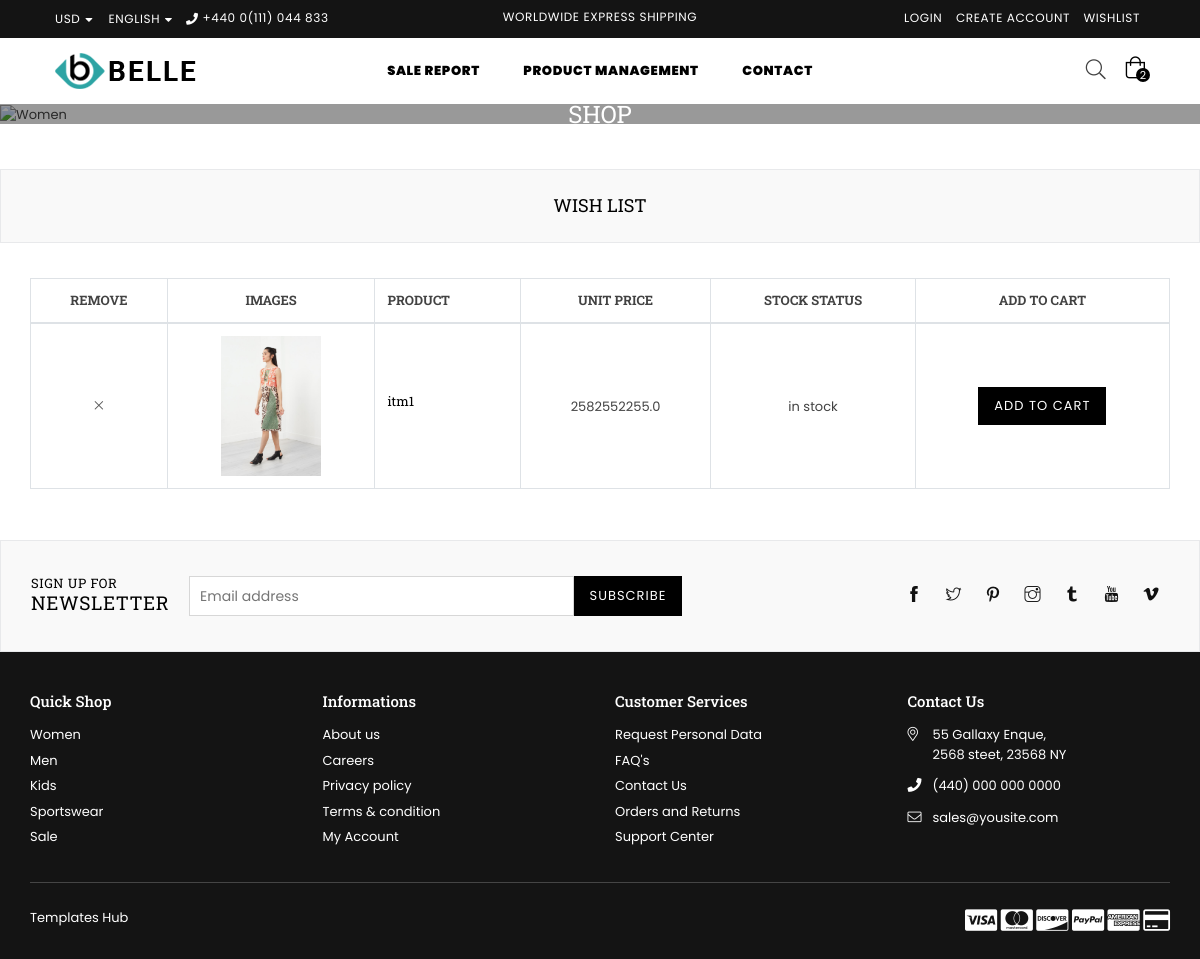
Page /whitelistview/ (signed in) on the committed database.
### shop/models.py (models this page shows, shortened)
class Wishlist(models.Model):
    usr = models.ForeignKey(User, on_delete=models.CASCADE)
    item = models.ForeignKey(Items, on_delete=models.CASCADE)
    created_at = models.DateTimeField(auto_now_add=True)
    updated_at = models.DateTimeField(auto_now=True)

class Items(models.Model):
    item_name = models.CharField(max_length=225)
    category = models.ForeignKey(subCategory,on_delete=models.CASCADE)
    sell_price = models.FloatField(default=0.00)
    balance_qty = models.IntegerField(default=0)
    photo = models.ImageField(upload_to='', blank=True, null=True)
    photo2 = models.ImageField(upload_to='', blank=True, null=True)
    photo3 = models.ImageField(upload_to='', blank=True, null=True)
    photo4 = models.ImageField(upload_to='', blank=True, null=True)
    itm_description = models.CharField(max_length=225,blank=True, null=True)

### shop/views.py (the view)
# urls.py: path('whitelistview/', whitelistview, name='whitelistview'), #whitelistview
def whitelistview(request):
    white_list = Wishlist.objects.filter(usr = request.user)
    context = {'white_list':white_list}
    return render(request, 'wishlist.html', context)

### templates/wishlist.html
{% extends 'base.html' %}
{% load static %}
{% block content %}
    <div id="page-content">
    	<div class="page section-header text-center">
			<div class="page-title">
        		<div class="wrapper"><h1 class="page-width">Wish List</h1></div>
      		</div>
		</div>
        <div class="container">
        	<div class="row">
                <div class="col-12 col-sm-12 col-md-12 col-lg-12 main-col">
                	<form action="#">
                        <div class="wishlist-table table-content table-responsive">
                            <table class="table table-bordered">
                                <thead>
                                    <tr>
                                    	<th class="product-name text-center alt-font">Remove</th>
                                        <th class="product-price text-center alt-font">Images</th>
                                        <th class="product-name alt-font">Product</th>
                                        <th class="product-price text-center alt-font">Unit Price</th>
                                        <th class="stock-status text-center alt-font">Stock Status</th>
                                        <th class="product-subtotal text-center alt-font">Add to Cart</th>
                                    </tr>
                                </thead>
                                <tbody>
                                    {% for i in white_list %}
                                    <tr>
                                    	<td class="product-remove text-center" valign="middle"><a href="#"><i class="icon icon anm anm-times-l"></i></a></td>
                                        <td class="product-thumbnail text-center">
                                            <a href="#"><img src="{{i.item.photo.url}}" alt="" title="" /></a>
                                        </td>
                                        <td class="product-name"><h4 class="no-margin"><a href="#">{{i.item.item_name}}</a></h4></td>
                                        <td class="product-price text-center"><span class="amount">{{i.item.sell_price}}</span></td>
                                        <td class="stock text-center">
                                            <span class="in-stock">in stock</span>
                                        </td>
                                        <td class="product-subtotal text-center"><button type="button" class="btn btn-small">Add To Cart</button></td>
                                    </tr>
                                    {% endfor %}
                                </tbody>
                            </table>
                        </div>
                    </form>
               	</div>
            </div>
        </div>
    </div>
{% endblock content %}

### rows in the picture
Wishlist: item.photo (picture), item.item_name "itm1", item.sell_price "2582552255.0"
